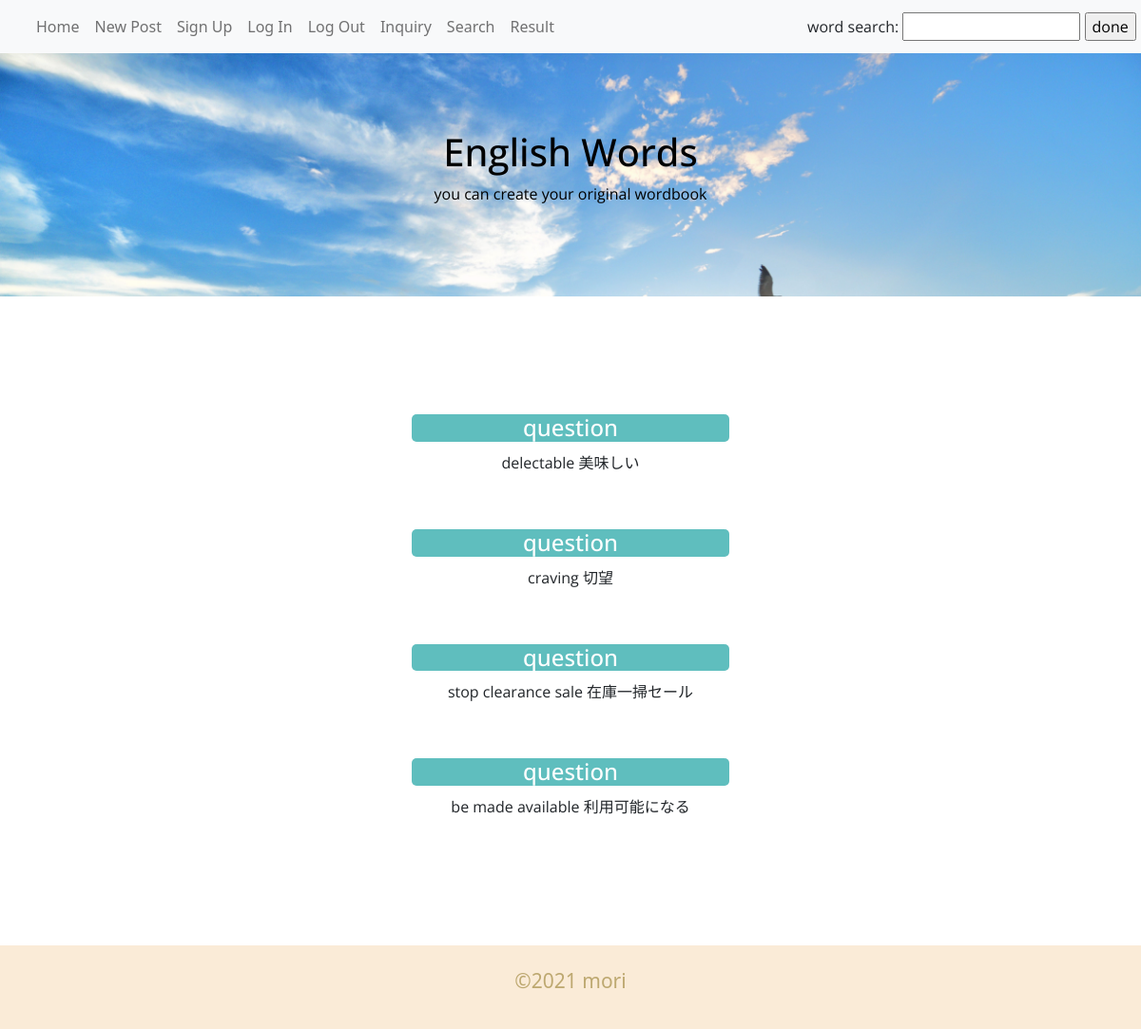
Page / (signed in) on the earlier database version.
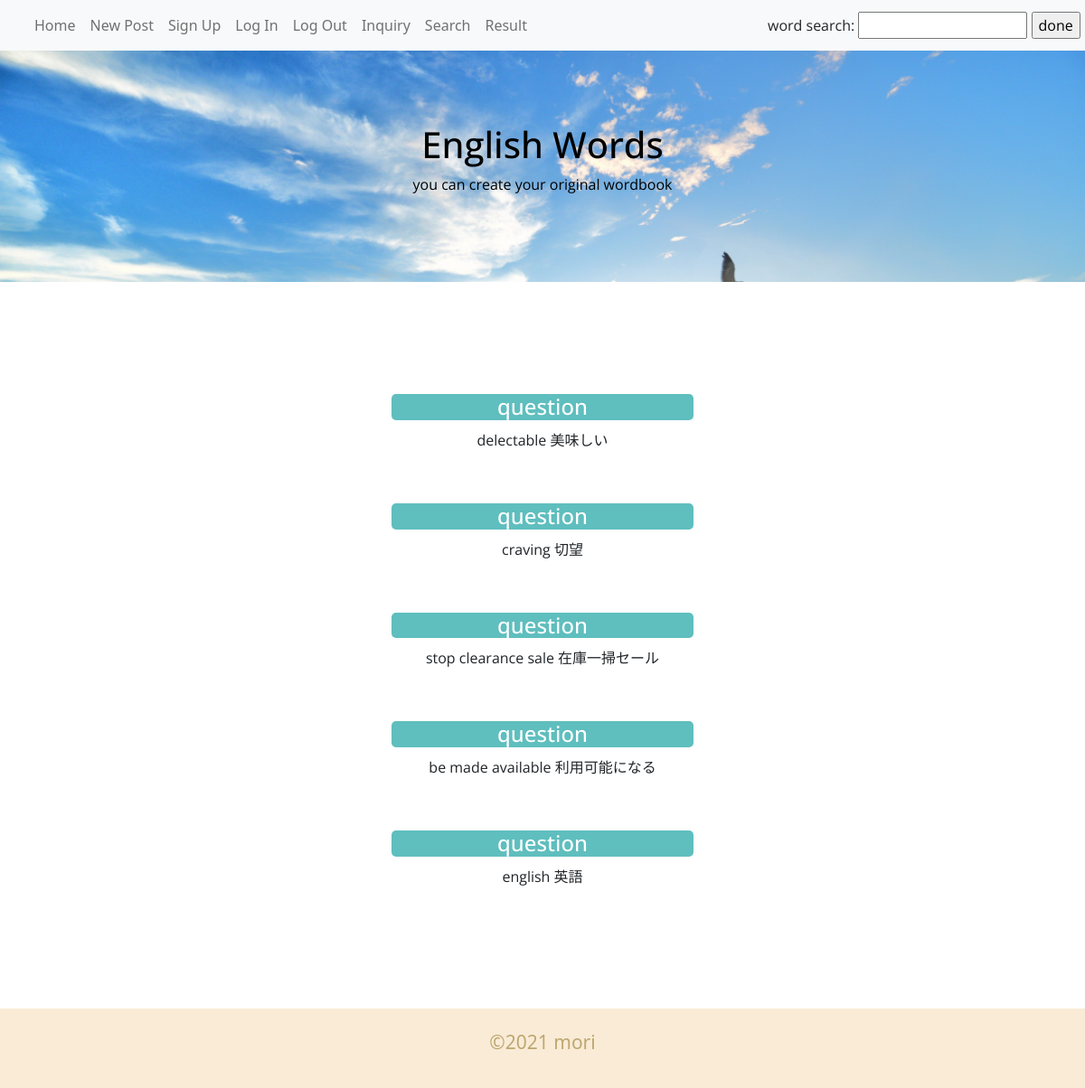
Same page on the later database version.
### englishapp/models.py (models this page shows, shortened)
class Answer(models.Model):
    id = models.AutoField(primary_key=True)
    question = models.TextField('問題',unique=True)
    answer = models.TextField('答え')
    created_at = models.DateTimeField('投稿日',default=timezone.now)

### englishapp/views.py (the view)
# urls.py: path('',views.IndexView.as_view(), name = 'index'),
class IndexView(generic.ListView):
    model = Answer
    paginate_by = 10
    template_name = 'englishapp/list.html'
    def get_queryset(self):
        query = super().get_queryset()
        question = self.request.GET.get('question',None)
        if question:
            query=query.filter(
                question=question
            )
        return query

### templates/englishapp/list.html
{%extends 'englishapp/base.html'%}
{% load static%}
{%block contents%}
{% if user.is_authenticated %}
{% for answer in answer_list %}
<div class="container mb-4 mt-4">
  <h4 class="cards-header">question</h4>
  <div class="cards-body">
      <tr>
        <th>{{answer.question}}</th>
        <th>{{answer.answer}}</th>
      </tr>
  </div>
</div>
{% endfor %}
{%else%}
<a href="{%url 'user:login'%}"class="please">Please Log In!</a>
{% endif %}
{%endblock%}

### templates/englishapp/base.html (shortened to what this page needs)
{% load static %}
<!DOCTYPE html>
<html lang="ja">
<head>
    <link rel="stylesheet" type="text/css" href="{%static 'style.css'%}">
    <link href="https://cdn.jsdelivr.net/npm/bootstrap@5.0.0-beta1/dist/css/bootstrap.min.css" rel="stylesheet">
</head>
<body>
    <nav class="navbar navbar-expand-lg navbar-light bg-light">
        <ul class="navbar-nav mr-auto about-left">
          <li class="nav-item active">
            <a class="nav-link" href="{%url 'englishapp:index'%}">Home</a>
          </li>
          <li class="nav-item">
              <a class="nav-link" href="{%url 'englishapp:wordregistration'%}">New Post</a>
          </li>
          <li class="nav-item">
            <a class="nav-link" href="{%url 'user:signup'%}">Sign Up</a>
          </li>
          <li class="nav-item">
            <a class="nav-link" href="{%url 'user:login'%}">Log In</a>
          </li>
          <li class="nav-item">
            <a href="{%url 'user:logout'%}" class="nav-link">Log Out</a>
          </li>
          <li class="nav-item">
            <a href="{%url 'englishapp:form'%}" class="nav-link">Inquiry</a>
          </li>
          <li class="nav-item">
            <a href="{%url 'getwords:inputwords'%}" class="nav-link">Search</a>
          </li>
          <li class="nav-item">
            <a href="{%url 'getwords:list'%}" class="nav-link">Result</a>
          </li>
        </ul>
        <form class="search" action="{%url 'englishapp:index'%}" method="get">
          <span >word search: <input type="text" name="question"></span>
          <span ><input type="submit" value="done"></span>
        </form>
    </nav>
    <header class="wrapper">
        <h1 >English Words</h1>
        <p>you can create your original wordbook</p>
    </header>
    <div class="container">
        <div class="row">
            {%block contents%}{%endblock%}
        </div>
    </div>
</body>
<footer>
  <div class="copy">
    <p><small>&copy;2021 mori</small></p>
  </div>
</footer>
</html>

### static/style.css (style rules this page uses)
html { font-size: 100%; }
body { font-family: 'New Tegomin', serif; }
nav { padding-left: 30px; }
.navbar { justify-content: space-between; }
.wrapper { background-image: url(../static/img/frank-mckenna-OD9EOzfSOh0-unsplash.jpg); background-size: cover; background-repeat: no-repeat; padding: 80px 0; margin: 0 auto; }
header { font-family: 'Open Sans', sans-serif; color:black; text-align: center; margin: 30px; }
.container { margin-top: 6%; margin-bottom: 60px; margin: 100px; }
.cards-header { text-align: center; width: 30%; max-width: 980px; color: #fff; margin:auto; background-color:rgb(95, 190, 190); border-radius: 5px; font-family: 'Open Sans', sans-serif; }
.cards-body { font-family: 'New Tegomin', serif; font-family: 'Open Sans', sans-serif; text-align: center; margin: 10px; }
.about-left { float: left; width: 70%; }
.search { justify-content: space-between; float: right; font-family: 'Open Sans', sans-serif; }
footer { background-color: antiquewhite; text-align: center; padding: 18px; }
footer p { color: rgb(189, 168, 112); font-size: 24px; }

Differences in the rows shown:
added Answer: question "english", answer "英語"
